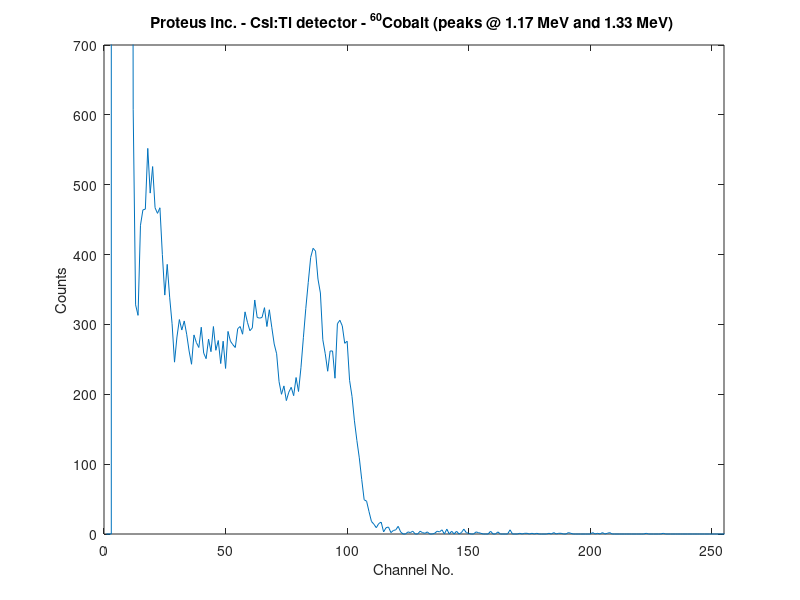
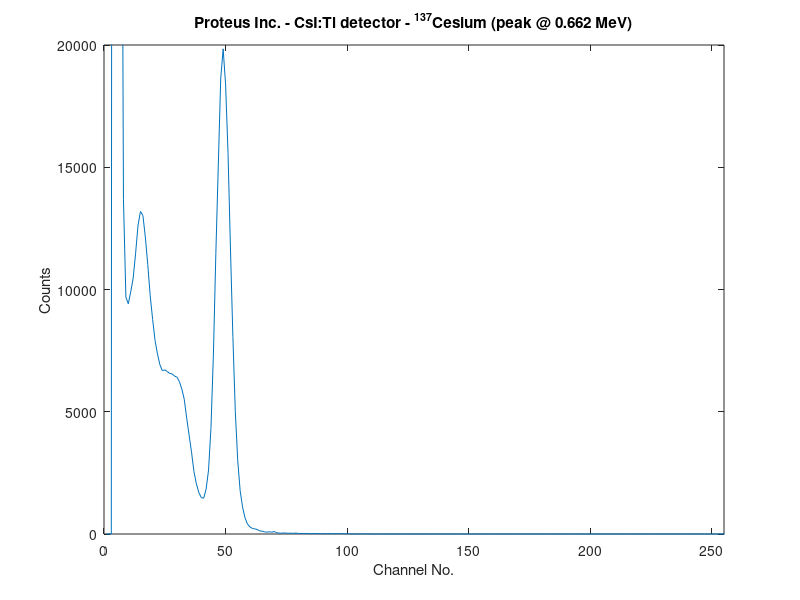
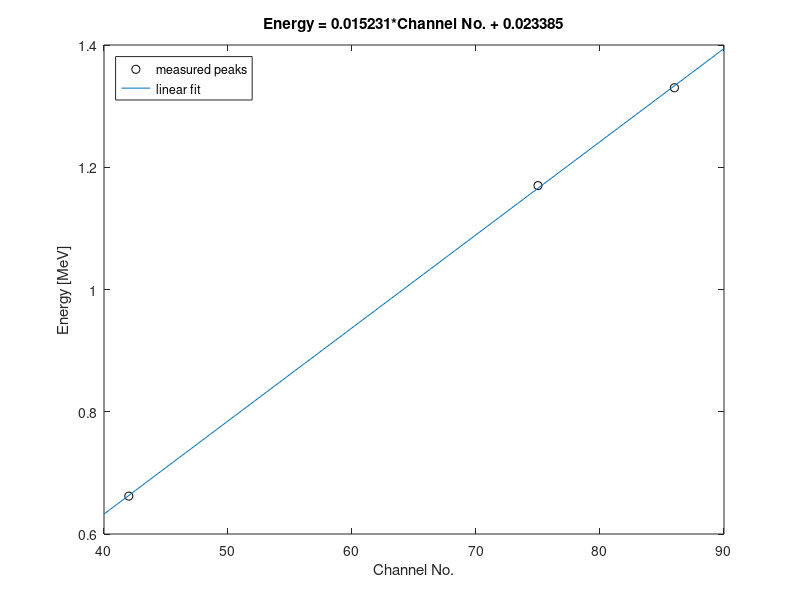

The MATLAB script that drew these images, in order: (Note: this script raises an error after producing the figures.)
%% SOURCE ANALYSIS OF CESIUM IODIDE SCINTILLATORS
clear; close all; clc;
load sources.mat; len = length(background_spectrum);
%%
nfInd1 = 1; % noise floor index 1
figure(1); % cobalt-60 (peaks @ 1.17 MeV and 1.33 MeV)
filtered_spectrum1 = ...
    cobalt60_spectrum(nfInd1:len)-background_spectrum(nfInd1:len);
filtered_spectrum1(filtered_spectrum1 < 0) =0;
plot(filtered_spectrum1); xlim([0 255]); ylim([0 700]);
xlabel('Channel No.'); ylabel('Counts');
title('Proteus Inc. - CsI:Tl detector - ^{60}Cobalt (peaks @ 1.17 MeV and 1.33 MeV) ');


nfInd2 = 1; % noise floor index 2
figure(2); % cesium-137 (peak @ 0.662 MeV)
filtered_spectrum2 = ...
    cesium137_spectrum(nfInd2:len)-background_spectrum(nfInd2:len);
filtered_spectrum2(filtered_spectrum2 < 0) =0;
plot(filtered_spectrum2); xlim([0 255]); ylim([0 20000]);
xlabel('Channel No.'); ylabel('Counts');
title('Proteus Inc. - CsI:Tl detector - ^{137}Cesium (peak @ 0.662 MeV)');

%%
chNo = [42 75 86]'; Eval = [0.662 1.17 1.33]';
[coeffs,goodness] = polyfit(chNo,Eval,1);

figure(3);
plot(chNo,Eval,'ko',linspace(40,90)',coeffs(1)*linspace(40,90)'+coeffs(2));
ylabel('Energy [MeV]'); xlabel('Channel No.');
legend('measured peaks','linear fit','Location','NorthWest');
E = @(CHNO) coeffs(1)*CHNO + coeffs(2);
title_string = ['Energy = ' num2str(coeffs(1)) '*Channel No. + ' num2str(coeffs(2))];
title(title_string);

%% SOURCE ANALYSIS OF BC-412 PLASTIC SCINTILLATORS
clear; close all; clc;
load psources.mat; len = length(plastic_background_spectrum);
%%
nfInd1 = 1; % noise floor index 1
figure(1); % cobalt-60 (peaks @ 1.17 MeV and 1.33 MeV)
filtered_spectrum1 = ...
    plastic_cobalt60_spectrum(nfInd1:len)-plastic_background_spectrum(nfInd1:len);
filtered_spectrum1(filtered_spectrum1 < 0) =0;
plot(filtered_spectrum1); xlim([0 255]); ylim([0 700]);
xlabel('Channel No.'); ylabel('Counts');
title('Saint Gobain - BC-412 plastic detector - ^{60}Cobalt (peaks @ 1.17 MeV and 1.33 MeV) ');


nfInd2 = 1; % noise floor index 2
figure(2); % cesium-137 (peak @ 0.662 MeV)
filtered_spectrum2 = ...
    plastic_cesium137_spectrum(nfInd2:len)-plastic_background_spectrum(nfInd2:len);
filtered_spectrum2(filtered_spectrum2 < 0) =0;
plot(filtered_spectrum2); xlim([0 255]); ylim([0 20000]);
xlabel('Channel No.'); ylabel('Counts');
title('Saint Gobain - BC-412 plastic detector - ^{137}Cesium (peak @ 0.662 MeV)');

%%
chNo = [42 75 86]'; Eval = [0.662 1.17 1.33]';
[coeffs,goodness] = polyfit(chNo,Eval,1);

figure(3);
plot(chNo,Eval,'ko',linspace(40,90)',coeffs(1)*linspace(40,90)'+coeffs(2));
ylabel('Energy [MeV]'); xlabel('Channel No.');
legend('measured peaks','linear fit','Location','NorthWest');
E = @(CHNO) coeffs(1)*CHNO + coeffs(2);
title_string = ['Energy = ' num2str(coeffs(1)) '*Channel No. + ' num2str(coeffs(2))];
title(title_string);